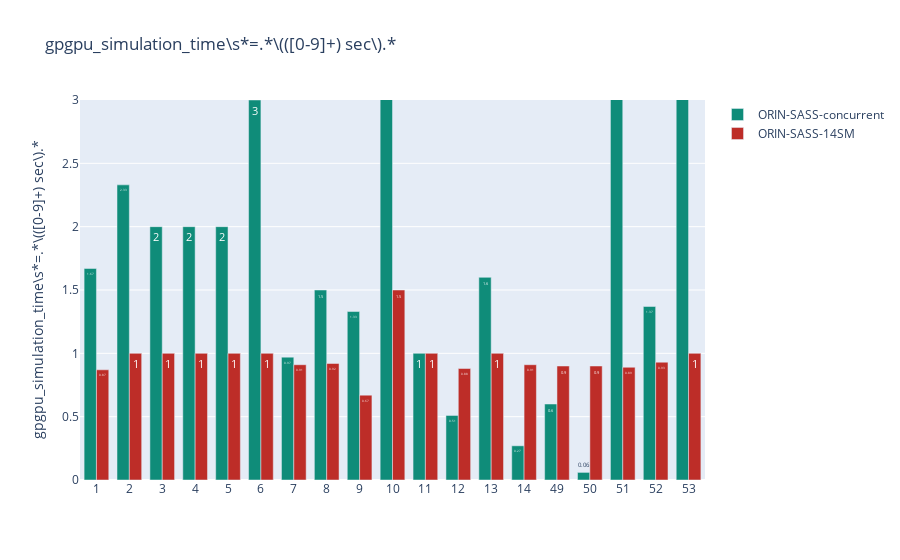
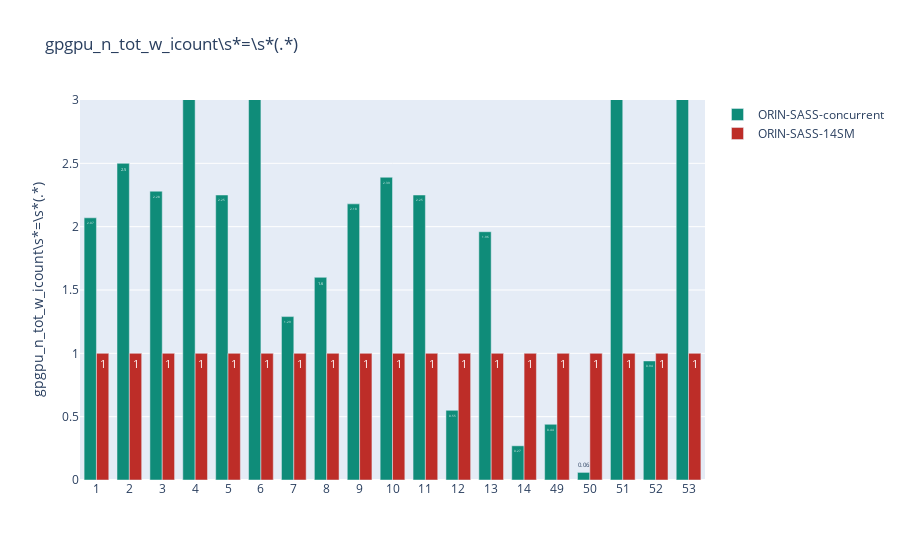
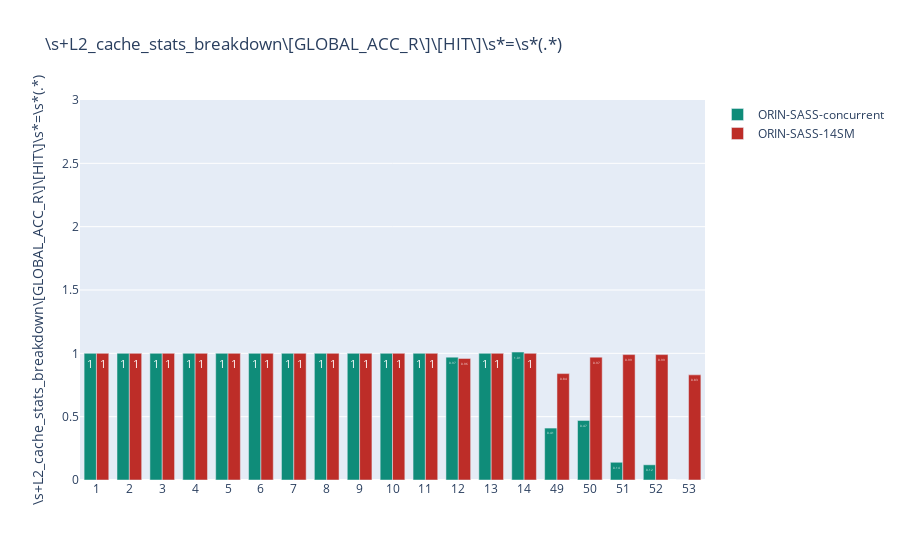
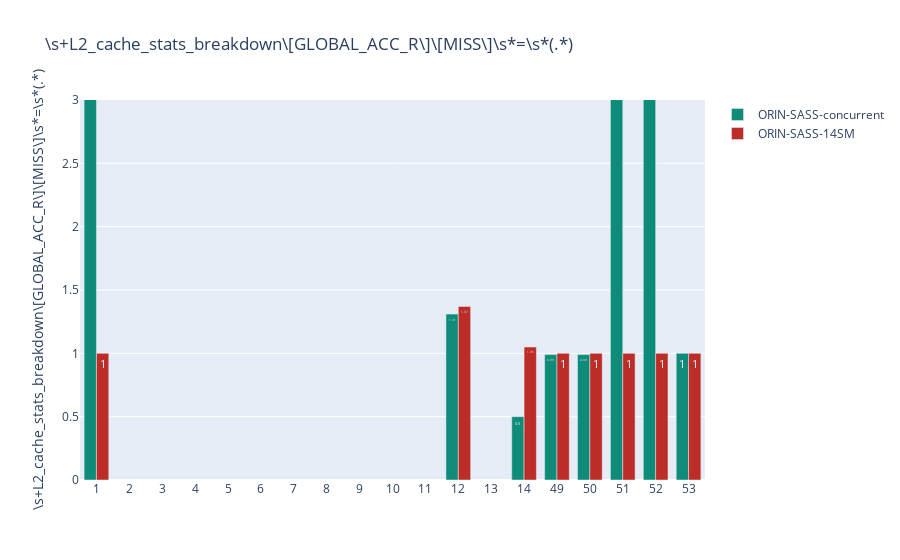

Notebook code cell kept with these figures, in order:
### Code cell
this_directory = "./"
concurrent = get_csv_data("../../per.kernel.stats.csv")

uids = []
for stat,value in concurrent.items():
    print(stat)
    if not "uid" in stat:
        continue
    apps, data = value
    uids = data["ORIN-SASS"]
uids = np.array(uids).astype(int)
uids = np.delete(uids,np.s_[14:48]).tolist()
uids = [str(x) for x in uids]

colors= ['#0F8C79','#BD2D28','#E3BA22','#E6842A','#137B80','#8E6C8A','#9A3E25', '#E6842A']
stat_count = 0
for stat,value in concurrent.items():
    traces = []
    cfg_count = 0
    apps, data = value
    base = np.array(data["ORIN-SASS"])
    base = np.delete(base,np.s_[14:48])
    print(data["ORIN-SASS"])
    for k,v in data.items():
        if k == "ORIN-SASS":
            continue
        v = np.array(v)
        v = np.delete(v,np.s_[14:48])
        to_plot = np.round(v / base,2)
        traces.append(Bar(
            x= uids,
            y= to_plot,
            name=k,
            marker=Marker(color=colors[cfg_count % len(colors)]),
            xaxis='x1', 
            text = to_plot
            )
        )
        cfg_count += 1

    data = Data(traces)
    layout = Layout(
        title=stat,
        barmode='group',
        bargroupgap=0,
        bargap=0.25,
        showlegend=True,
        yaxis=YAxis(
            title=stat,
        )
    )
    fig = Figure(data=data, layout=layout)
    fig.update_layout(yaxis_range=[0,3])
    fig.update_traces(textangle=0, cliponaxis=True)
    figure_name = re.sub('[^0-9a-zA-Z]+','_',stat)
    print("plotting: " + figure_name)
    outdir = (os.path.join(this_directory,"htmls"))
    if not os.path.exists( outdir ):
        os.makedirs(outdir)
    fig.show()
    plotly.offline.plot(fig, filename=os.path.join(outdir,figure_name + ".html"),auto_open=False)
    stat_count += 1

### Figure 1 — Plotly figure (JSON) as saved in the notebook; plotly's stock layout.template omitted (floating-point values rounded to 4 significant figures)
{"data": [{"cliponaxis": true, "marker": {"color": "#0F8C79"}, "name": "ORIN-SASS-concurrent", "text": [1.67, 2.33, 2, 2, 2, 3, 0.97, 1.5, 1.33, 3.5, 1, 0.51, 1.6, 0.27, 0.6, 0.06, 4.86, 1.37, 15], "textangle": 0, "type": "bar", "x": ["1", "2", "3", "4", "5", "6", "7", "8", "9", "10", "11", "12", "13", "14", "49", "50", "51", "52", "53"], "xaxis": "x", "y": [1.67, 2.33, 2, 2, 2, 3, 0.97, 1.5, 1.33, 3.5, 1, 0.51, 1.6, 0.27, 0.6, 0.06, 4.86, 1.37, 15]}, {"cliponaxis": true, "marker": {"color": "#BD2D28"}, "name": "ORIN-SASS-14SM", "text": [0.87, 1, 1, 1, 1, 1, 0.91, 0.92, 0.67, 1.5, 1, 0.88, 1, 0.91, 0.9, 0.9, 0.89, 0.93, 1], "textangle": 0, "type": "bar", "x": ["1", "2", "3", "4", "5", "6", "7", "8", "9", "10", "11", "12", "13", "14", "49", "50", "51", "52", "53"], "xaxis": "x", "y": [0.87, 1, 1, 1, 1, 1, 0.91, 0.92, 0.67, 1.5, 1, 0.88, 1, 0.91, 0.9, 0.9, 0.89, 0.93, 1]}], "layout": {"bargap": 0.25, "bargroupgap": 0, "barmode": "group", "showlegend": true, "title": {"text": "gpgpu_simulation_time\\s*=.*\\(([0-9]+) sec\\).*"}, "yaxis": {"range": [0, 3], "title": {"text": "gpgpu_simulation_time\\s*=.*\\(([0-9]+) sec\\).*"}}}}

### Figure 2 — Plotly figure (JSON) as saved in the notebook; plotly's stock layout.template omitted (floating-point values rounded to 4 significant figures)
{"data": [{"cliponaxis": true, "marker": {"color": "#0F8C79"}, "name": "ORIN-SASS-concurrent", "text": [2.07, 2.5, 2.28, 4.27, 2.25, 4.41, 1.29, 1.6, 2.18, 2.39, 2.25, 0.55, 1.96, 0.27, 0.44, 0.06, 3.34, 0.94, 14.06], "textangle": 0, "type": "bar", "x": ["1", "2", "3", "4", "5", "6", "7", "8", "9", "10", "11", "12", "13", "14", "49", "50", "51", "52", "53"], "xaxis": "x", "y": [2.07, 2.5, 2.28, 4.27, 2.25, 4.41, 1.29, 1.6, 2.18, 2.39, 2.25, 0.55, 1.96, 0.27, 0.44, 0.06, 3.34, 0.94, 14.06]}, {"cliponaxis": true, "marker": {"color": "#BD2D28"}, "name": "ORIN-SASS-14SM", "text": [1, 1, 1, 1, 1, 1, 1, 1, 1, 1, 1, 1, 1, 1, 1, 1, 1, 1, 1], "textangle": 0, "type": "bar", "x": ["1", "2", "3", "4", "5", "6", "7", "8", "9", "10", "11", "12", "13", "14", "49", "50", "51", "52", "53"], "xaxis": "x", "y": [1, 1, 1, 1, 1, 1, 1, 1, 1, 1, 1, 1, 1, 1, 1, 1, 1, 1, 1]}], "layout": {"bargap": 0.25, "bargroupgap": 0, "barmode": "group", "showlegend": true, "title": {"text": "gpgpu_n_tot_w_icount\\s*=\\s*(.*)"}, "yaxis": {"range": [0, 3], "title": {"text": "gpgpu_n_tot_w_icount\\s*=\\s*(.*)"}}}}

### Figure 3 — Plotly figure (JSON) as saved in the notebook; plotly's stock layout.template omitted (floating-point values rounded to 4 significant figures)
{"data": [{"cliponaxis": true, "marker": {"color": "#0F8C79"}, "name": "ORIN-SASS-concurrent", "text": [1, 1, 1, 1, 1, 1, 1, 1, 1, 1, 1, 0.97, 1, 1.01, 0.41, 0.47, 0.14, 0.12, 0], "textangle": 0, "type": "bar", "x": ["1", "2", "3", "4", "5", "6", "7", "8", "9", "10", "11", "12", "13", "14", "49", "50", "51", "52", "53"], "xaxis": "x", "y": [1, 1, 1, 1, 1, 1, 1, 1, 1, 1, 1, 0.97, 1, 1.01, 0.41, 0.47, 0.14, 0.12, 0]}, {"cliponaxis": true, "marker": {"color": "#BD2D28"}, "name": "ORIN-SASS-14SM", "text": [1, 1, 1, 1, 1, 1, 1, 1, 1, 1, 1, 0.96, 1, 1, 0.84, 0.97, 0.99, 0.99, 0.83], "textangle": 0, "type": "bar", "x": ["1", "2", "3", "4", "5", "6", "7", "8", "9", "10", "11", "12", "13", "14", "49", "50", "51", "52", "53"], "xaxis": "x", "y": [1, 1, 1, 1, 1, 1, 1, 1, 1, 1, 1, 0.96, 1, 1, 0.84, 0.97, 0.99, 0.99, 0.83]}], "layout": {"bargap": 0.25, "bargroupgap": 0, "barmode": "group", "showlegend": true, "title": {"text": "\\s+L2_cache_stats_breakdown\\[GLOBAL_ACC_R\\]\\[HIT\\]\\s*=\\s*(.*)"}, "yaxis": {"range": [0, 3], "title": {"text": "\\s+L2_cache_stats_breakdown\\[GLOBAL_ACC_R\\]\\[HIT\\]\\s*=\\s*(.*)"}}}}

### Figure 4 — Plotly figure (JSON) as saved in the notebook; plotly's stock layout.template omitted (floating-point values rounded to 4 significant figures)
{"data": [{"cliponaxis": true, "marker": {"color": "#0F8C79"}, "name": "ORIN-SASS-concurrent", "text": [8, null, null, null, null, null, null, null, null, null, null, 1.31, null, 0.5, 0.99, 0.99, 8.34, 8.37, 1], "textangle": 0, "type": "bar", "x": ["1", "2", "3", "4", "5", "6", "7", "8", "9", "10", "11", "12", "13", "14", "49", "50", "51", "52", "53"], "xaxis": "x", "y": [8, null, null, null, null, null, null, null, null, null, null, 1.31, null, 0.5, 0.99, 0.99, 8.34, 8.37, 1]}, {"cliponaxis": true, "marker": {"color": "#BD2D28"}, "name": "ORIN-SASS-14SM", "text": [1, null, null, null, null, null, null, null, null, null, null, 1.37, null, 1.05, 1, 1, 1, 1, 1], "textangle": 0, "type": "bar", "x": ["1", "2", "3", "4", "5", "6", "7", "8", "9", "10", "11", "12", "13", "14", "49", "50", "51", "52", "53"], "xaxis": "x", "y": [1, null, null, null, null, null, null, null, null, null, null, 1.37, null, 1.05, 1, 1, 1, 1, 1]}], "layout": {"bargap": 0.25, "bargroupgap": 0, "barmode": "group", "showlegend": true, "title": {"text": "\\s+L2_cache_stats_breakdown\\[GLOBAL_ACC_R\\]\\[MISS\\]\\s*=\\s*(.*)"}, "yaxis": {"range": [0, 3], "title": {"text": "\\s+L2_cache_stats_breakdown\\[GLOBAL_ACC_R\\]\\[MISS\\]\\s*=\\s*(.*)"}}}}
